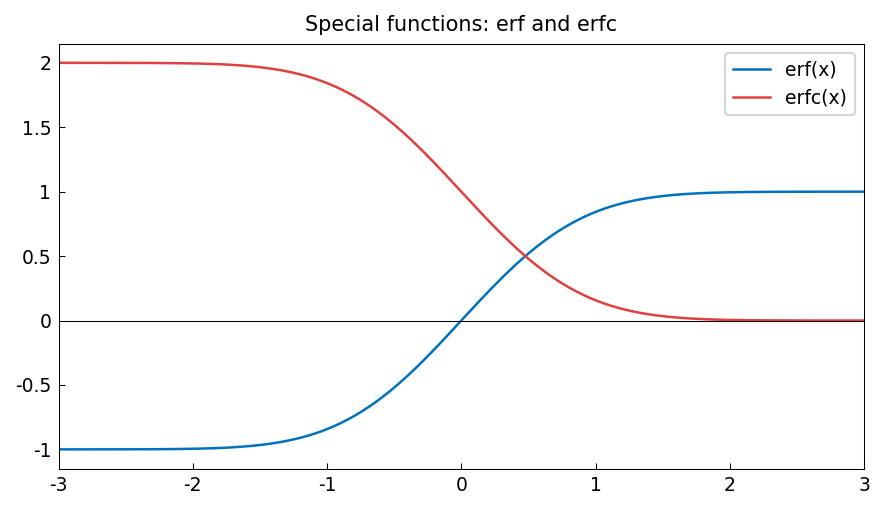

This figure's Python source:
"""Chebfun approximation of special functions.

Demonstrates that Chebfun can adaptively approximate various special
functions (erf, Airy, Bessel) and supports operations on them.

Credit: Inspired by Chebfun approx examples.
Original MATLAB Chebfun: Copyright 2017 by The University of Oxford and
The Chebfun Developers. See https://www.chebfun.org/ for Chebfun information.
"""
import os

os.environ.setdefault("XLA_PYTHON_CLIENT_PREALLOCATE", "false")

import matplotlib

matplotlib.use("Agg")
import os
import sys

import jax.numpy as jnp
import matplotlib.pyplot as plt
import numpy as np
from scipy.special import airy as scipy_airy
from scipy.special import erf as scipy_erf
from scipy.special import erfc as scipy_erfc

sys.path.insert(0, os.path.join(os.path.dirname(__file__), '..', '..', 'src'))

import chebfunjax as cj
from chebfunjax.plotting import chebfun_style

chebfun_style()

from chebfunjax.plotting import plot


def run():
    print("=" * 60)
    print("Chebfun approximation of special functions")
    print("=" * 60)

    # --- Error function erf(x) ---------------------------------------
    f_erf = cj.chebfun(lambda x: jnp.array(scipy_erf(np.array(x))), domain=(-3.0, 3.0))
    print("\nerf(x) on [-3, 3]:")
    print(f"  Length: {len(f_erf)}")
    print(f"  erf(0) = {float(f_erf(jnp.array(0.0))):.14f}  (exact: 0)")
    print(f"  erf(1) = {float(f_erf(jnp.array(1.0))):.14f}  "
          f"(exact: {float(scipy_erf(1.0)):.14f})")
    print(f"  erf(3) ~ {float(f_erf(jnp.array(3.0))):.14f}  "
          f"(exact: {float(scipy_erf(3.0)):.14f})")
    # erf(-x) = -erf(x)
    assert abs(float(f_erf(jnp.array(0.0)))) < 1e-14
    err_erf1 = abs(float(f_erf(jnp.array(1.0))) - float(scipy_erf(1.0)))
    assert err_erf1 < 1e-13

    # Integral of erf(x) from 0 to 1
    f_erf2 = cj.chebfun(lambda x: jnp.array(scipy_erf(np.array(x))), domain=(0.0, 1.0))
    integral_erf = float(f_erf2.sum())
    # Exact: integral_0^1 erf(x) dx = [x*erf(x) + exp(-x^2)/sqrt(pi)]_0^1
    #                                = erf(1) + exp(-1)/sqrt(pi) - 1/sqrt(pi)
    exact_erf_int = (float(scipy_erf(1.0)) +
                     (float(jnp.exp(jnp.array(-1.0))) - 1.0) /
                     float(jnp.sqrt(jnp.pi)))
    err_erf_int = abs(integral_erf - exact_erf_int)
    print(f"\n  Integral of erf(x) from 0 to 1: {integral_erf:.12f}")
    print(f"  Exact: {exact_erf_int:.12f}")
    print(f"  Error: {err_erf_int:.2e}")
    assert err_erf_int < 1e-12

    # --- erfc(x) = 1 - erf(x) ---------------------------------------
    f_erfc = cj.chebfun(lambda x: jnp.array(scipy_erfc(np.array(x))), domain=(-3.0, 3.0))
    print("\nerfc(x) on [-3, 3]:")
    print(f"  Length: {len(f_erfc)}")
    # Verify erfc(x) + erf(x) = 1 everywhere
    x_test = jnp.linspace(-3.0, 3.0, 100)
    sum_vals = f_erf(x_test) + f_erfc(x_test)
    err_sum = float(jnp.max(jnp.abs(sum_vals - 1.0)))
    print(f"  ||erf(x) + erfc(x) - 1||_inf = {err_sum:.2e}")
    assert err_sum < 1e-12

    # --- Airy function Ai(x) ----------------------------------------
    Ai_vals_func = lambda x: jnp.array(scipy_airy(np.array(x))[0])
    f_airy = cj.chebfun(Ai_vals_func, domain=(-5.0, 3.0))
    print("\nAi(x) (Airy function) on [-5, 3]:")
    print(f"  Length: {len(f_airy)}")
    print(f"  Ai(0) = {float(f_airy(jnp.array(0.0))):.12f}  "
          f"(exact: {scipy_airy(0.0)[0]:.12f})")
    err_airy0 = abs(float(f_airy(jnp.array(0.0))) - float(scipy_airy(0.0)[0]))
    assert err_airy0 < 1e-13

    # Verify Airy equation: Ai'' - x*Ai = 0
    f_airy_diff2 = f_airy.diff(2)
    x_id = cj.chebfun(lambda t: t, domain=(-5.0, 3.0))
    x_check = jnp.linspace(-5.0, 3.0, 50)
    residual_vals = f_airy_diff2(x_check) - (x_id * f_airy)(x_check)
    max_res = float(jnp.max(jnp.abs(residual_vals)))
    print(f"  ||Ai'' - x*Ai||_inf = {max_res:.2e}  (should be ~0)")
    assert max_res < 1e-8

    # --- Plots -------------------------------------------------------
    _here = os.path.dirname(os.path.abspath(__file__))
    fig, ax = plot(f_erf, title="Special functions: erf and erfc", label="erf(x)")
    plot(f_erfc, ax=ax, color="#E04040", label="erfc(x)")
    ax.axhline(0, color="k", linewidth=0.5)
    ax.legend(fontsize=9)
    fig.savefig(os.path.join(_here, "special_functions.png"),
                dpi=150, bbox_inches="tight")
    plt.close(fig)

    fig2, ax2 = plot(f_airy, title="Airy function Ai(x)")
    ax2.axhline(0, color="k", linewidth=0.5)
    fig2.savefig(os.path.join(_here, "special_functions_airy.png"),
                 dpi=150, bbox_inches="tight")
    plt.close(fig2)

    print("\nAll assertions passed.")
    return True

if __name__ == "__main__":
    run()
